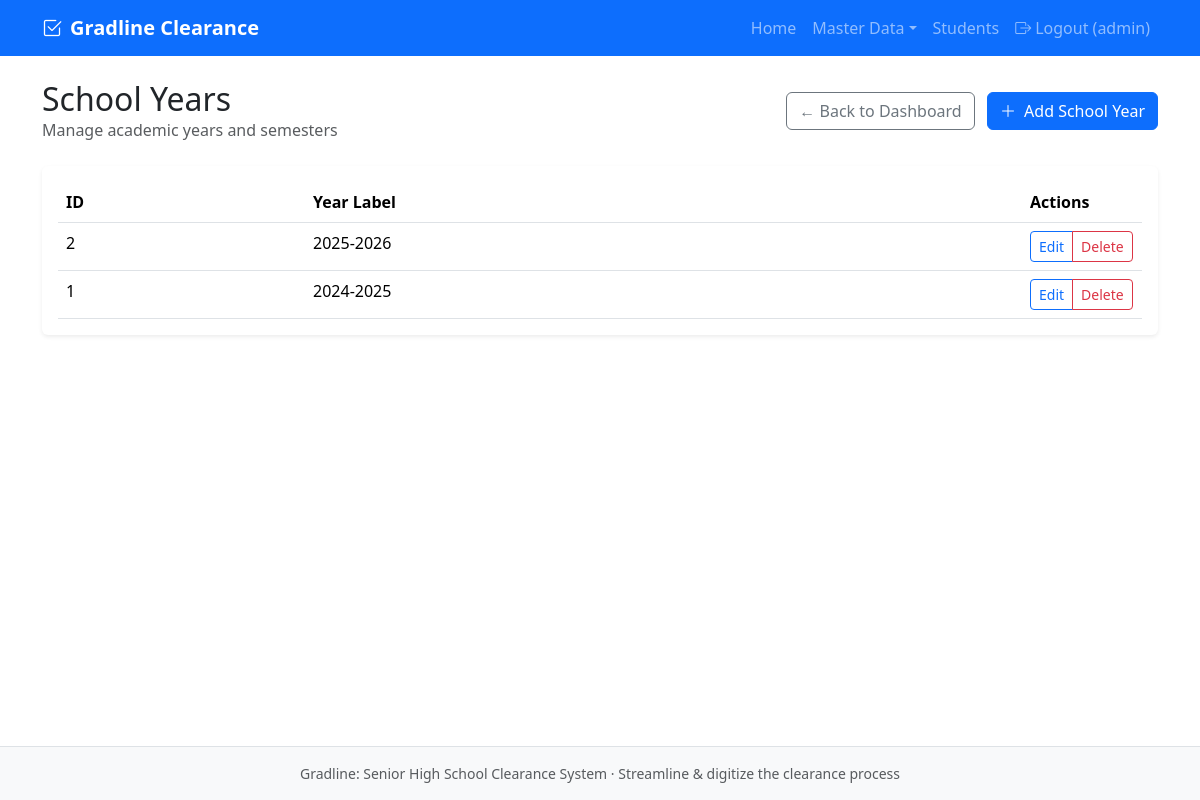
Screenshot of /admin/school_years/index.php (signed in) with the database file from the repository.
### tables this page shows
CREATE TABLE users (
    user_id INT AUTO_INCREMENT PRIMARY KEY,
    username VARCHAR(80) NOT NULL UNIQUE,
    password_hash VARCHAR(255) NOT NULL,
    role ENUM('student', 'teacher', 'admin') NOT NULL,
    reference_id VARCHAR(20) DEFAULT NULL COMMENT 'LRN for student, teacher_id for teacher, NULL for admin',
    created_at TIMESTAMP DEFAULT CURRENT_TIMESTAMP,
    CONSTRAINT chk_reference CHECK (
        (role = 'admin' AND reference_id IS NULL) OR
        (role IN ('student', 'teacher') AND reference_id IS NOT NULL AND reference_id != '')
    )
);

CREATE TABLE school_year (
    school_year_id INT AUTO_INCREMENT PRIMARY KEY,
    year_label VARCHAR(20) NOT NULL UNIQUE
);

### includes/auth.php (called while the page is built, shortened)
<?php
function getCurrentUser() {
    $pdo = getDB();
    $stmt = $pdo->prepare('SELECT user_id, username, role, reference_id, created_at FROM users WHERE user_id = ?');
    $stmt->execute([$_SESSION['user_id']]);
    $user = $stmt->fetch();
    return $user ?: null;
}

### admin/school_years/index.php (the view, shortened to what this page needs)
<?php
require_once __DIR__ . '/../../includes/auth.php';
$pdo = getDB();
$stmt = $pdo->query("SELECT * FROM school_year ORDER BY year_label DESC");
$rows = $stmt->fetchAll();
require_once __DIR__ . '/../../includes/header.php';
?>
<div class="d-flex justify-content-between align-items-center mb-4">
    <div>
        <h1 class="h2 mb-0">School Years</h1>
        <p class="text-muted mb-0">Manage academic years and semesters</p>
    </div>
    <div>
        <a href="../../public/index.php" class="btn btn-outline-secondary me-2">← Back to Dashboard</a>
        <a href="create.php" class="btn btn-primary"><i class="bi bi-plus-lg me-1"></i> Add School Year</a>
    </div>
</div>
<div class="card">
    <div class="card-body">
        <?php if (empty($rows)): ?>
            <p class="text-muted mb-0">No school years yet. <a href="create.php">Add one</a>.</p>
        <?php else: ?>
            <div class="table-responsive">
                <table class="table table-hover mb-0">
                    <thead>
                        <tr>
                            <th>ID</th>
                            <th>Year Label</th>
                            <th width="120">Actions</th>
                        </tr>
                    </thead>
                    <tbody>
                        <?php foreach ($rows as $r): ?>
                            <tr>
                                <td><?php echo (int)$r['school_year_id']; ?></td>
                                <td><?php echo htmlspecialchars($r['year_label']); ?></td>
                                <td>
                                    <div class="btn-group btn-group-sm">
                                        <a href="edit.php?id=<?php echo (int)$r['school_year_id']; ?>" class="btn btn-outline-primary">Edit</a>
                                        <a href="delete.php?id=<?php echo (int)$r['school_year_id']; ?>" class="btn btn-outline-danger" onclick="return confirm('Delete this school year?');">Delete</a>
                                    </div>
                                </td>
                            </tr>
                        <?php endforeach; ?>
                    </tbody>
                </table>
            </div>
        <?php endif; ?>
    </div>
</div>
<?php require_once __DIR__ . '/../../includes/footer.php'; ?>

### includes/header.php (shortened to what this page needs)
<?php
$base = rtrim(WEB_BASE, '/');
require_once __DIR__ . '/auth.php';
$currentUser = getCurrentUser();
?>
<!DOCTYPE html>
<html lang="en">
<head>
    <link href="<?php echo $base; ?>/assets/bootstrap/css/bootstrap.min.css" rel="stylesheet">
    <link href="<?php echo $base; ?>/assets/bootstrap-icons/font/bootstrap-icons.css" rel="stylesheet">
    <link href="<?php echo $base; ?>/assets/css/style.css" rel="stylesheet">
    <link href="<?php echo $base; ?>/assets/css/admin-cards.css" rel="stylesheet">
</head>
<body class="d-flex flex-column min-vh-100">
    <nav class="navbar navbar-expand-lg navbar-dark bg-primary">
        <div class="container">
            <a class="navbar-brand fw-bold" href="<?php echo $base; ?>/public/index.php">
                <i class="bi bi-check2-square me-2"></i>Gradline Clearance
            </a>
            <div class="collapse navbar-collapse" id="navbarNav">
                <ul class="navbar-nav ms-auto">
                    <?php if ($currentUser): ?>
                        <li class="nav-item"><a class="nav-link" href="<?php echo $base; ?>/public/index.php">Home</a></li>
                        <?php if ($currentUser['role'] === 'student'): ?>
                            <li class="nav-item"><a class="nav-link" href="<?php echo $base; ?>/student/my_clearance.php">My Clearance</a></li>
                        <?php elseif ($currentUser['role'] === 'teacher'): ?>
                            <li class="nav-item"><a class="nav-link" href="<?php echo $base; ?>/teacher/clearance/index.php">Clearance</a></li>
                        <?php else: ?>
                            <li class="nav-item dropdown">
                                <a class="nav-link dropdown-toggle" href="#" data-bs-toggle="dropdown">Master Data</a>
                            </li>
                            <li class="nav-item"><a class="nav-link" href="<?php echo $base; ?>/admin/students/index.php">Students</a></li>
                        <?php endif; ?>
                        <li class="nav-item"><a class="nav-link" href="<?php echo $base; ?>/public/logout.php"><i class="bi bi-box-arrow-right me-1"></i>Logout (<?php echo htmlspecialchars($currentUser['username']); ?>)</a></li>
                    <?php endif; ?>
                </ul>
            </div>
        </div>
    </nav>
    <main class="container flex-grow-1 py-4">

### assets/css/style.css (style rules this page uses)
:root { --gradline-primary: #0d6efd; --gradline-success: #198754; --gradline-pending: #ffc107; }
body { font-family: 'Segoe UI', system-ui, sans-serif; }
.card { box-shadow: 0 0.125rem 0.25rem rgba(0, 0, 0, 0.075); border: none; }
.table th { font-weight: 600; }
.btn-group-sm .btn { padding: 0.25rem 0.5rem; }

### rows the page displays
users: username "admin"
school_year: school_year_id "2", year_label "2025-2026"
school_year: school_year_id "1", year_label "2024-2025"
